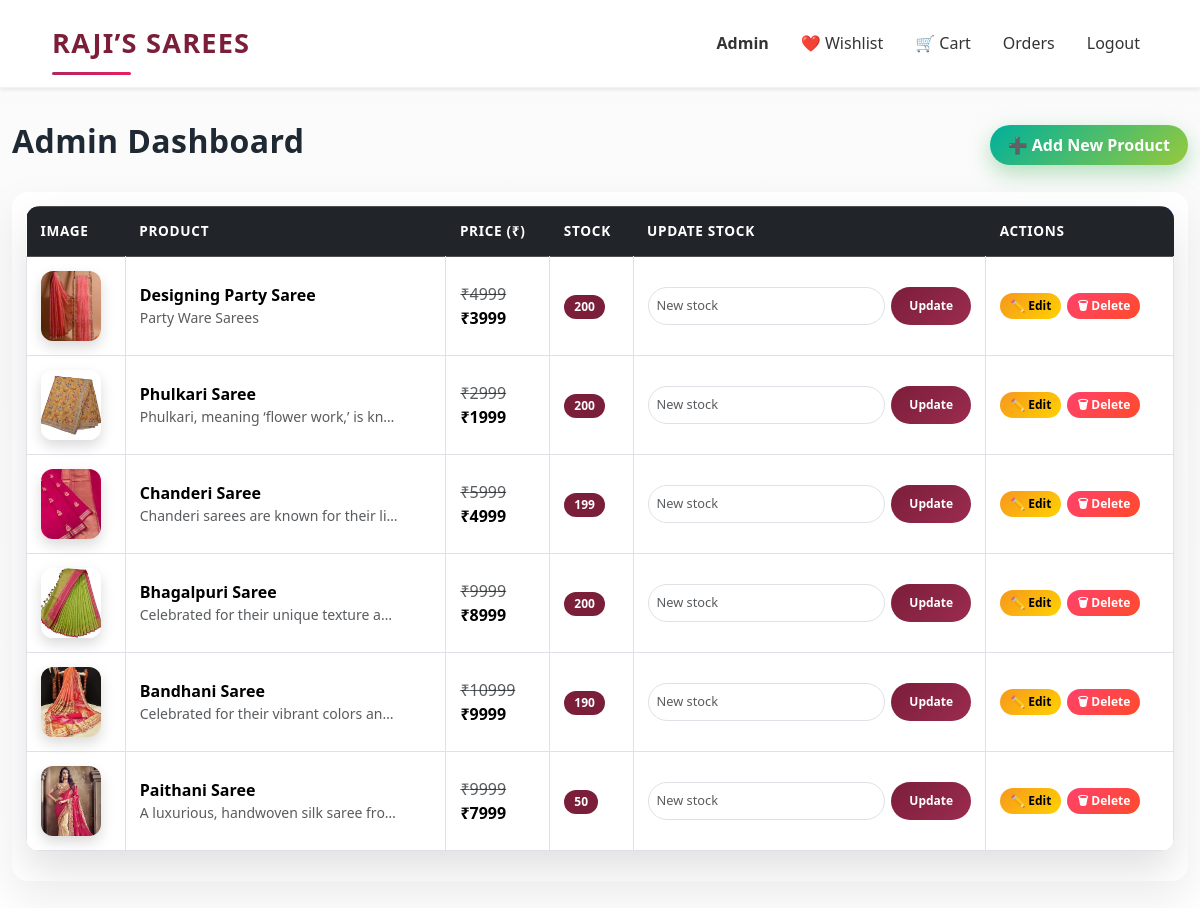
The app's page /admin/dashboard (signed in), older data.
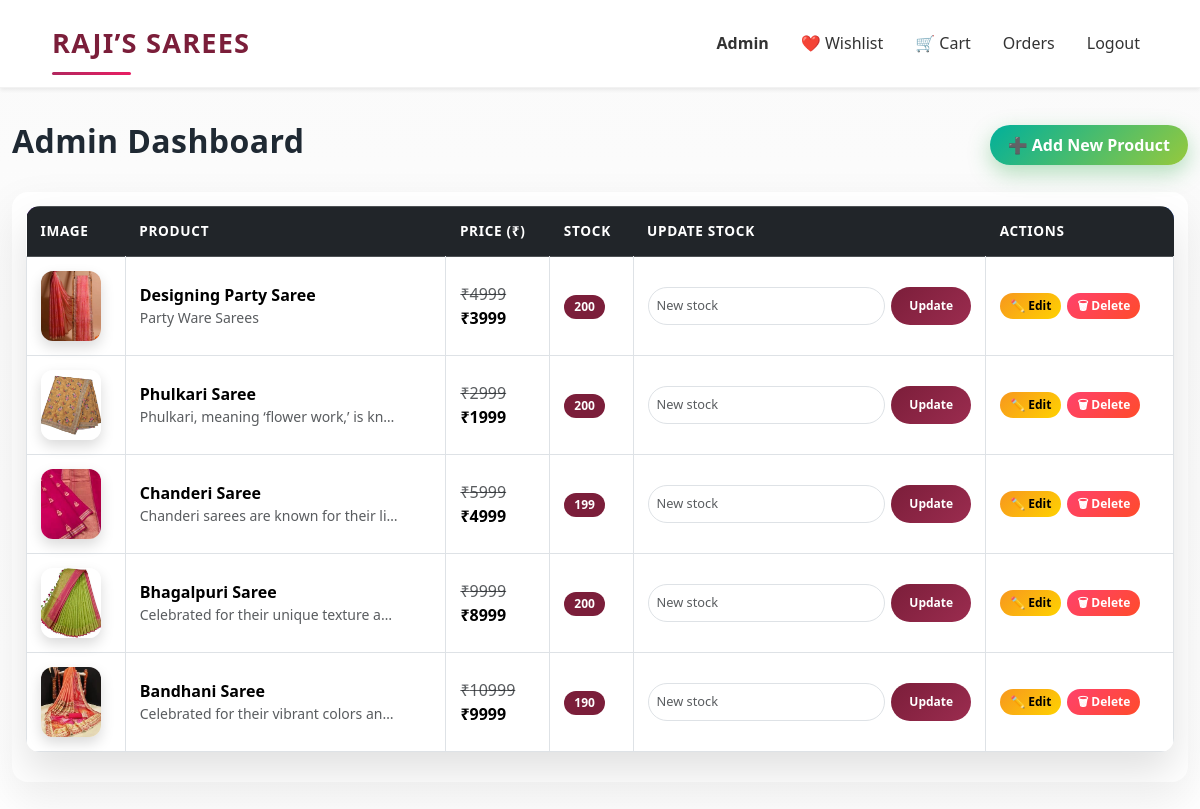
The same page, newer data.
### app.py (models this page shows)
class Product(db.Model):
    id = db.Column(db.Integer, primary_key=True)
    name = db.Column(db.String(150), nullable=False)
    mrp = db.Column(db.Integer, nullable=False)
    price = db.Column(db.Integer, nullable=False)
    stock = db.Column(db.Integer, nullable=False)
    image = db.Column(db.String(300), nullable=False)
    description = db.Column(db.Text, nullable=False)

### app.py (the view)
@app.route("/admin/dashboard")
@login_required
def admin_dashboard():
    if not current_user.is_admin:
        abort(403)
    products = Product.query.all()
    return render_template(
        "admin/dashboard.html",
        products=products
    )

### app.py (called while the page is built)
@login_manager.user_loader
def load_user(user_id):
    return User.query.get(int(user_id))

@app.context_processor
def inject_cart_count():
    if current_user.is_authenticated:
        count = db.session.query(
            func.sum(CartItem.quantity)
        ).filter_by(user_id=current_user.id).scalar()
        return {"cart_count": count or 0}
    return {"cart_count": 0}

### templates/admin/dashboard.html (shortened to what this page needs)
<!DOCTYPE html>
<html lang="en">
<head>
    <link href="https://cdn.jsdelivr.net/npm/bootstrap@5.3.3/dist/css/bootstrap.min.css" rel="stylesheet">
    <link rel="stylesheet" href="{{ url_for('static', filename='css/dashboard.css') }}">
</head>
<body>
<div class="toast-container position-fixed top-0 end-0 p-3">
</div>
<nav class="navbar navbar-expand-lg bg-white shadow-sm sticky-top">
  <div class="container">
    <a class="navbar-brand fw-bold brand-logo" href="/">RAJI’S SAREES</a>
    <div class="collapse navbar-collapse" id="mainNavbar">
      <ul class="navbar-nav ms-auto align-items-lg-center gap-lg-3">
        {% if current_user.is_authenticated %}
          {% if current_user.is_admin %}
            <li class="nav-item">
              <a href="/admin/dashboard" class="nav-link fw-bold text-danger">Admin</a>
            </li>
          {% endif %}
          <li class="nav-item">
            <a href="/wishlist" class="nav-link">❤️ Wishlist</a>
          </li>
          <li class="nav-item position-relative">
            <a href="/cart" class="nav-link">
              🛒 Cart
            </a>
          </li>
          <li class="nav-item">
            <a href="/orders" class="nav-link">Orders</a>
          </li>
          <li class="nav-item">
            <a href="/logout" class="nav-link">Logout</a>
          </li>
        {% endif %}
      </ul>
    </div>
  </div>
</nav>
<div class="container mt-4">
  {% block content %}
  <div class="d-flex justify-content-between align-items-center mb-4">
  <h2>Admin Dashboard</h2>
  <a href="{{ url_for('admin_add_product') }}"
   class="btn btn-success">
  ➕ Add New Product
</a>
</div>
<div class="table-responsive admin-table">
  <table class="table table-bordered align-middle">
    <thead class="table-dark">
      <tr>
        <th>Image</th>
        <th>Product</th>
        <th>Price (₹)</th>
        <th>Stock</th>
        <th>Update Stock</th>
        <th>Actions</th>
      </tr>
    </thead>
    <tbody>
      {% for product in products %}
      <tr>
        <td>
<img
      src="{{ url_for('static',
            filename='uploads/' ~ product.name|lower|replace(' ', '') ~ '.jpg') }}"
      class="img-fluid product-img w-100"
      alt="{{ product.name }}"
      loading="lazy"
      onerror="this.onerror=null;this.src='/static/uploads/default.jpg';"
       width="70"
       class="rounded">
</td>
        <td>
          <strong>{{ product.name }}</strong><br>
          <small class="text-muted">{{ product.description }}</small>
        </td>
        <td>
          <del class="text-muted">₹{{ product.mrp }}</del><br>
          <strong>₹{{ product.price }}</strong>
        </td>
        <td>
          {% if product.stock > 10 %}
            <span class="badge bg-success">{{ product.stock }}</span>
          {% elif product.stock > 0 %}
            <span class="badge bg-warning">{{ product.stock }}</span>
          {% else %}
            <span class="badge bg-danger">Out of stock</span>
          {% endif %}
        </td>
        <td>
  <form method="POST"
        action="/admin/update-stock/{{ product.id }}"
        class="admin-stock-form">
    <input
      type="number"
      name="stock"
      min="0"
      class="form-control form-control-sm"
      placeholder="New stock"
      required
    >
    <button type="submit" class="btn btn-sm btn-primary">
      Update
    </button>
  </form>
</td>
<td>
  <div class="admin-actions">
    <a href="/admin/product/edit/{{ product.id }}"
       class="btn btn-warning btn-sm">✏️ Edit</a>
    <a href="/admin/product/delete/{{ product.id }}"
       class="btn btn-danger btn-sm"
       onclick="return confirm('Delete this product?')">
       🗑 Delete
    </a>
  </div>
</td>
      </tr>
      {% endfor %}
    </tbody>
  </table>
</div>
  {% endblock %}
</div>
</body>
</html>

Row changes from the older to the newer data that the page shows:
removed Product: shows a picture, name "Paithani Saree", description "A luxurious, handwoven silk saree fro…", mrp "9999", price "7999", stock "50"
